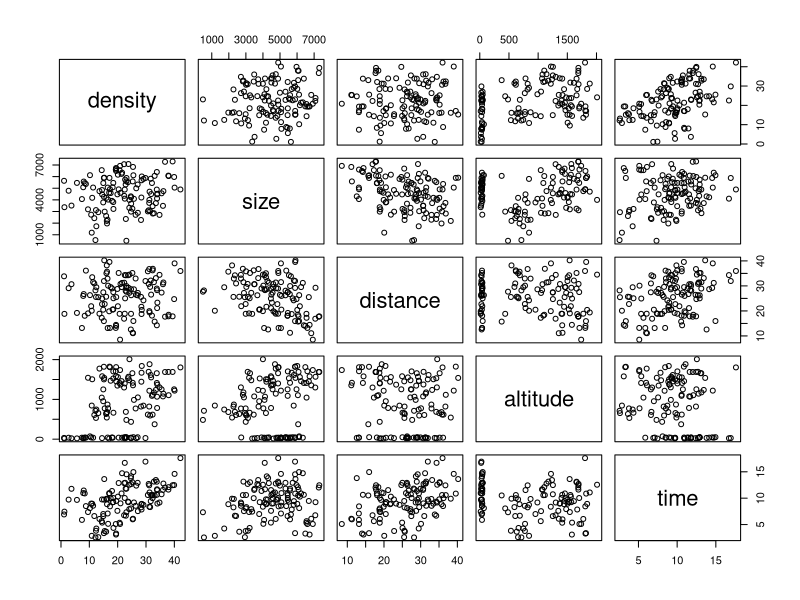
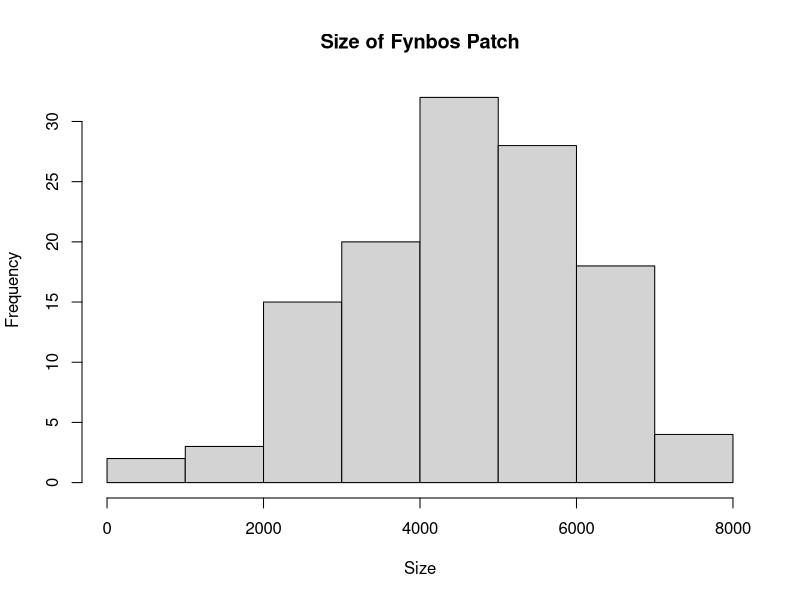
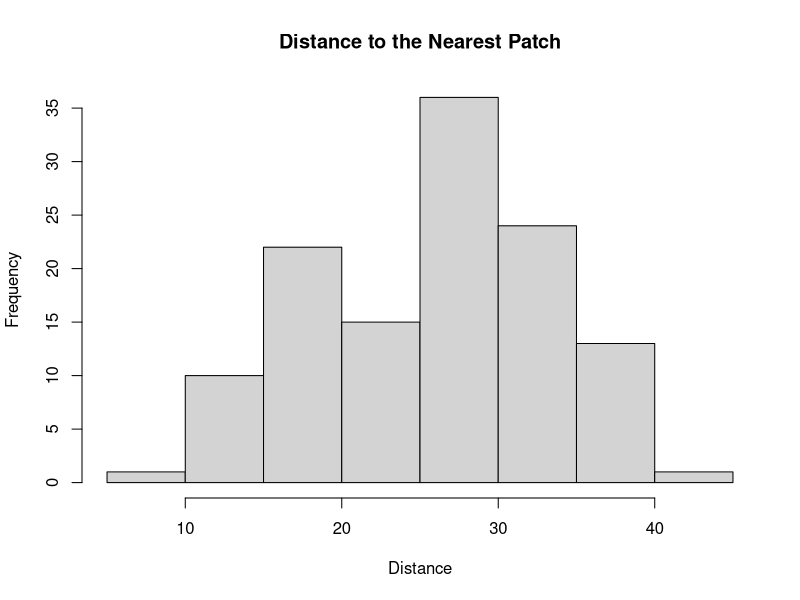
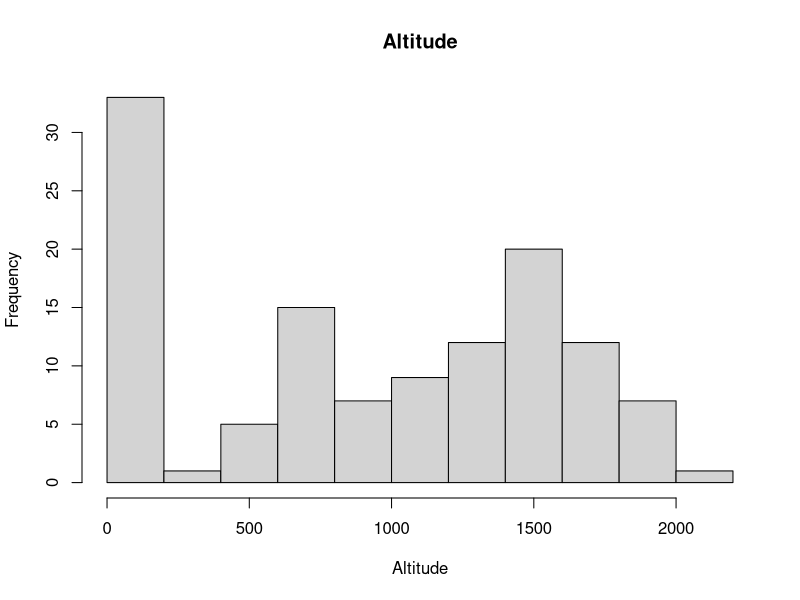
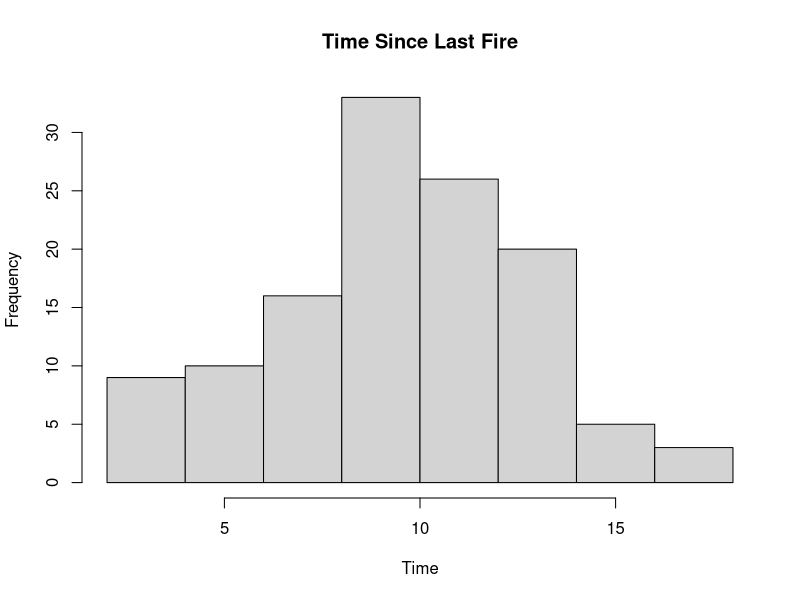
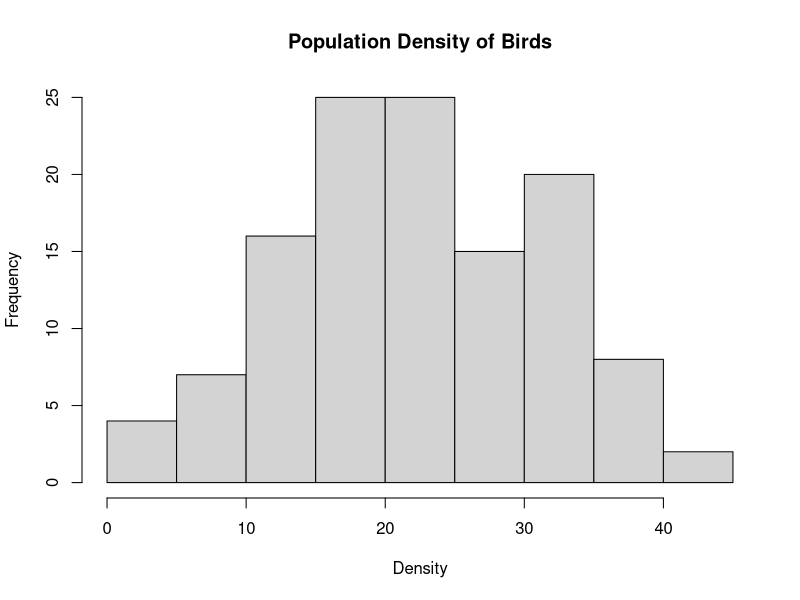
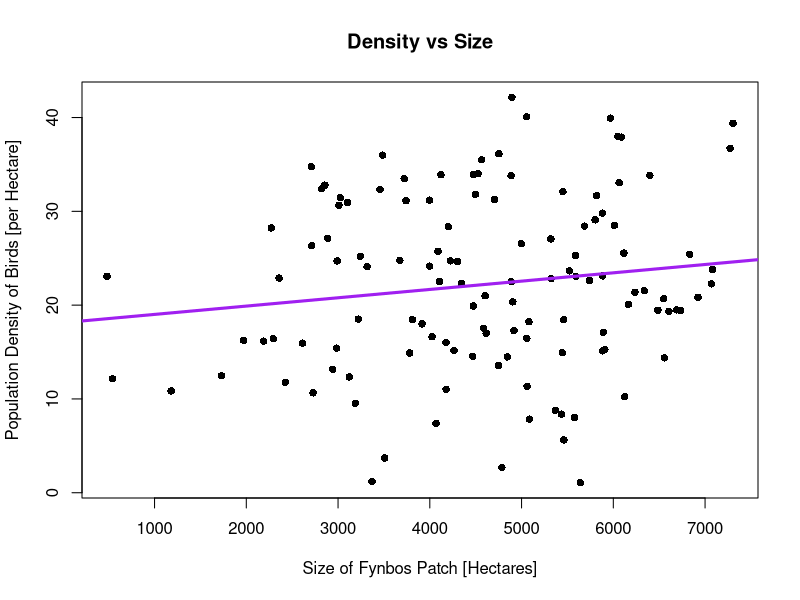
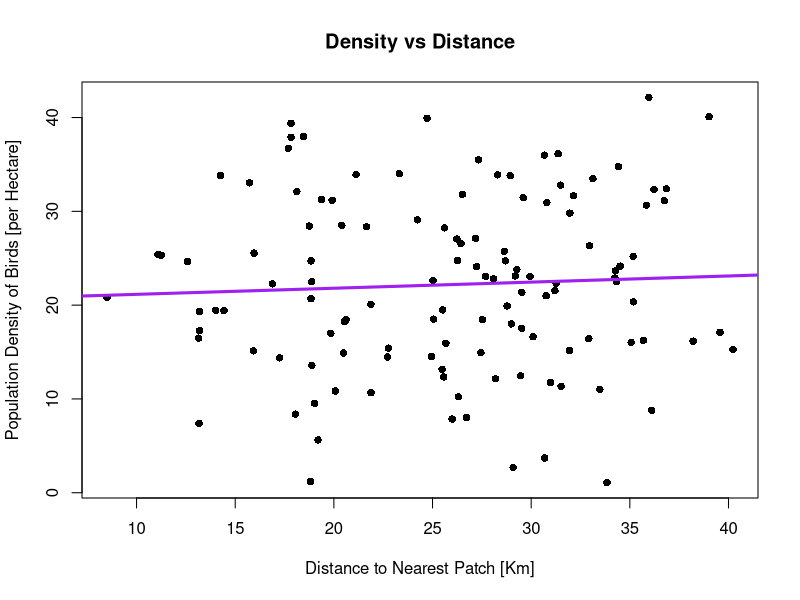

Reproduce these figures in R, in order.
birb <- read.csv("birds.csv")

summary(birb)

pairs(~density+size+distance+altitude+time, data = birb)

birb_1 <- subset(birb, select = -c(X, alien, protea, vegtype))
cormat <- cor(birb_1, use = "pairwise.complete.obs")


sd(birb_1$size)
sd(birb_1$distance)
sd(birb_1$altitude)
sd(birb_1$time)
sd(birb_1$density)

IQR(birb_1$size)
IQR(birb_1$distance)
IQR(birb_1$altitude)
IQR(birb_1$time)
IQR(birb_1$density)

hist(birb_1$size,main = "Size of Fynbos Patch", xlab = "Size")
hist(birb_1$distance, main = "Distance to the Nearest Patch", xlab = "Distance")
hist(birb_1$altitude, main = "Altitude", xlab = "Altitude")
hist(birb_1$time, main = "Time Since Last Fire", xlab = "Time")
hist(birb_1$density, main = "Population Density of Birds", xlab = "Density")

plot(density ~ size, data = birb, main = "Density vs Size", ylab = "Population Density of Birds [per Hectare]", xlab = "Size of Fynbos Patch [Hectares]", pch = 16)
DvS <-lm(density ~ size, data = birb)
abline(DvS, col = "purple", lwd = 3)
plot(density ~ distance, data = birb, main = "Density vs Distance", ylab = "Population Density of Birds [per Hectare]", xlab = "Distance to Nearest Patch [Km]", pch = 16)
DvD <-lm(density ~ distance, data = birb)
abline(DvD, col = "purple", lwd = 3)
plot(density ~ altitude, data = birb, main = "Density vs Altitude", ylab = "Population Density of Birds [per Hectare]", xlab = "Altitude [m]",pch = 16)
DvA <-lm(density ~ altitude, data = birb)
abline(DvA, col = "purple", lwd = 3)
plot(density ~ time, data = birb, main = "Density vs Time", ylab = "Population Density of Birds [per Hectare]", xlab = "Time Since Last Fire [Years]", pch = 16)
DvT <-lm(density ~ time, data = birb)
abline(DvT, col = "purple", lwd = 3)

boxplot(density ~ alien, data = birb, main = "Density and Alien Vegetation", ylab = "Population Density of Birds [per Hectare]", xlab = "Alien Veg")
boxplot(density ~ protea, data = birb, main = "Density and Protea", ylab = "Population Density of Birds [per Hectare]", xlab = "Protea")
boxplot(density ~ vegtype, data = birb, main = "Density and Vegetaion Type", ylab = "Population Density of Birds [per Hectare]", xlab = "Type")


H1 <- lm(density ~ protea + vegtype, data = birb)
summary(H1)

H2a <- lm(density ~ time + vegtype + alien, data = birb)
summary(H2a)
H2b <- lm(density ~ time + vegtype + alien + time:alien, data = birb)
summary(H2b)

H3 <- lm(density ~ distance + size, data = birb)
summary(H3)

H4a <- lm(density ~ alien + altitude, data = birb)
summary(H4a)
A <- birb$altitude^2
H4b <- lm(density ~ alien + altitude + A, data = birb)
summary(H4b) 


AIC_values <- c(AIC(H1), AIC(H2a), AIC(H2b), AIC(H3), AIC(H4a), AIC(H4b))
model_names <- c("H1", "H2a", "H2b", "H3", "H4a", "H4b")
aic_table <- data.frame(Model = model_names, AIC = AIC_values)
aic_table$AIC_weight <- exp((min(aic_table$AIC) - aic_table$AIC) / 2) / sum(exp((min(aic_table$AIC) - aic_table$AIC) / 2))
print(aic_table)

res_H2b <- residuals(H2b)
plot(predict(H2b), res_H2b, xlab = "Predicted Values", ylab = "Residuals", main = "Residual Plot of H2b", pch = 16)
points(predict(H2b)[c(4, 44, 63)], res_H2b[c(4, 44, 63)], col = "red", pch = 16)
text(predict(H2b)[c(4, 44, 63)], res_H2b[c(4, 44, 63)], labels = c(4, 44, 63), pos = 4, col = "blue")
abline(h = 0, col = "yellow", lwd = 3)

res_H2a <- residuals(H2a)
plot(predict(H2a), res_H2a, xlab = "Predicted Values", ylab = "Residuals", main = "Residual Plot of H2a", pch = 16)
points(predict(H2a)[c(4, 44, 63)], res_H2a[c(4, 44, 63)], col = "red", pch = 16)
text(predict(H2a)[c(4, 44, 63)], res_H2a[c(4, 44, 63)], labels = c(4, 44, 63), pos = 4, col = "blue")
abline(h = 0, col = "yellow", lwd = 3)

res_H4b <- residuals(H4b)
plot(predict(H4b), res_H4b, xlab = "Predicted Values", ylab = "Residuals", main = "Residual Plot of H4b", pch = 16)
points(predict(H4b)[c(4, 44, 63)], res_H4b[c(4, 44, 63)], col = "red", pch = 16)
text(predict(H4b)[c(4, 44, 63)], res_H4b[c(4, 44, 63)], labels = c(4, 44, 63), pos = 4, col = "blue")
abline(h = 0, col = "yellow", lwd = 3)